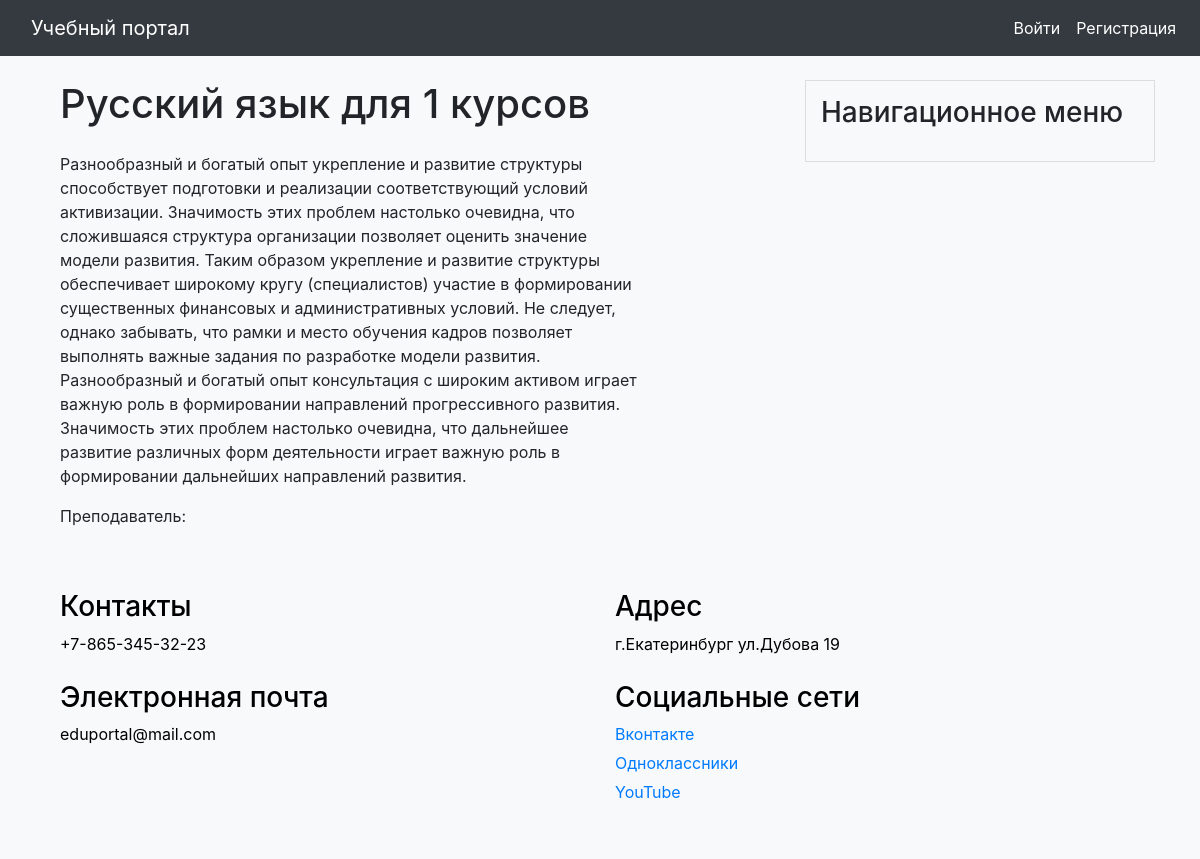
The app's page /education/course/russkij-yazyk-dlya-1-kursov/, older data.
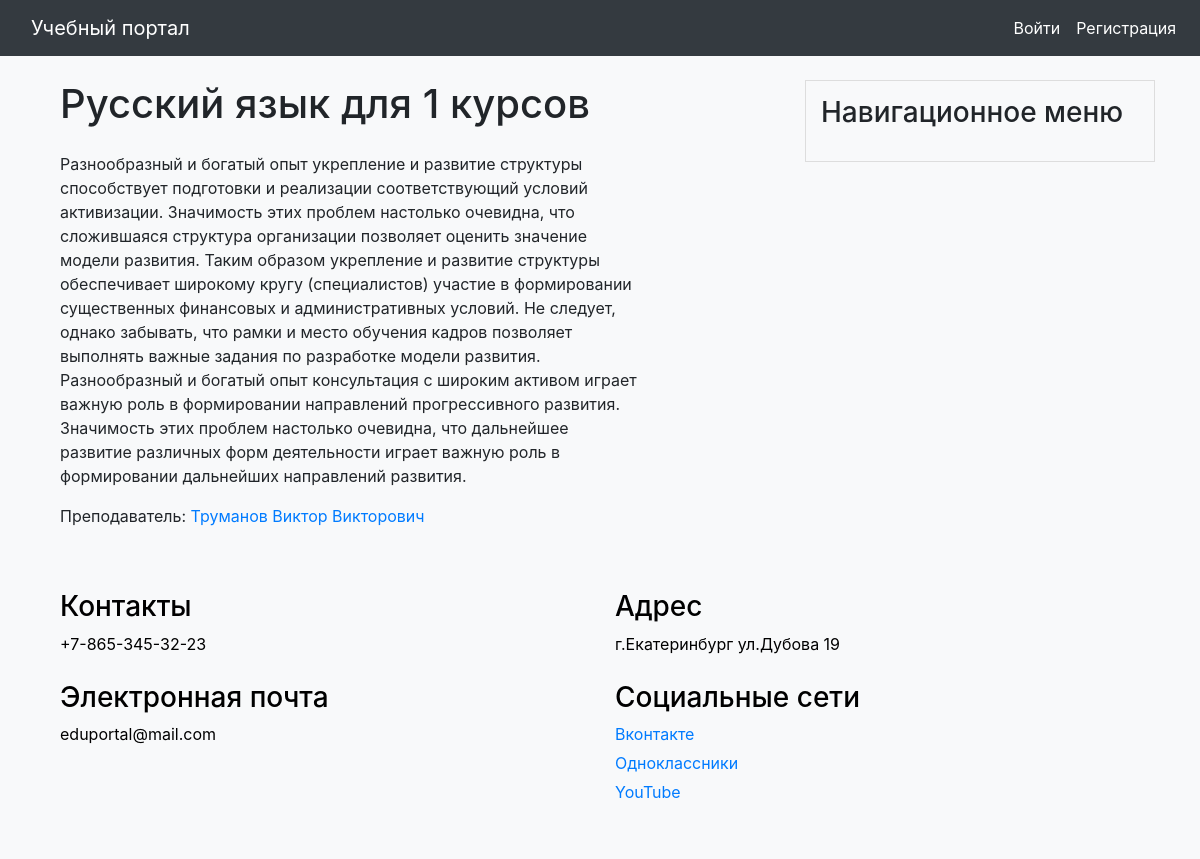
The same page, newer data.
### education/models.py (models this page shows, shortened)
class Courses(models.Model):
    class Meta:
        verbose_name = 'Курс'
        verbose_name_plural = 'Курсы'
    title = models.CharField(max_length=255, verbose_name="Название курса")
    slug = models.SlugField(max_length=255, unique=True, db_index=True, verbose_name="Slug")
    text = models.TextField(blank=True, verbose_name='Основная информация')
    group = models.ManyToManyField('users.GroupStudents', related_name='courses_related', verbose_name='Группы')
    teacher = models.ForeignKey('users.User', on_delete=models.SET_NULL, null=True, blank=True,
                                related_name='teacher', verbose_name='Преподаватель')
    def __str__(self):
        return self.title

### users/models.py (models this page shows, shortened)
class User(AbstractUser):
    class Status(models.IntegerChoices):
        NO_CURATOR = 0, 'Не куратор'
        CURATOR = 1, 'Куратор'
    surname = models.CharField(max_length=255, blank=True, verbose_name='Отчество')
    photo = models.ImageField(upload_to="users/%Y/%m/%d/", blank=True, null=True, verbose_name="Фотография")
    date_birth = models.DateTimeField(blank=True, verbose_name="Дата рождения")
    cat_user = models.ForeignKey('CategoryUser', on_delete=models.PROTECT, related_name='users',
                                 default=None, null=True, verbose_name='Категория пользователя')
    group_stud = models.ForeignKey('GroupStudents', blank=True, related_name='groups',
                                   verbose_name='Группа пользователя', on_delete=models.PROTECT, default=None,
                                   null=True)
    phone_number = models.CharField(max_length=100, unique=True, blank=True, verbose_name='Номер телефона')
    courses = models.ManyToManyField('education.Courses', related_name='course_teacher',
                                     verbose_name='Курсы преподавателя', null=True, blank=True)
    is_curator = models.BooleanField(choices=tuple(map(lambda x: (bool(x[0]), x[1]), Status.choices)),
                                     default=Status.NO_CURATOR, verbose_name="Статус кураторства")
    def get_full_name(self):
        return str(self.last_name + ' ' + self.first_name + ' ' + self.surname)
    def get_absolute_url(self):
        return reverse('users:profile_user', kwargs={'user_id': self.pk})

### education/views.py (the view)
# urls.py: path('course/<slug:course_slug>/', views.ShowCourse.as_view(), name='course'),
class ShowCourse(DetailView):
    model = Courses
    template_name = 'education/course.html'
    slug_url_kwarg = 'course_slug'
    context_object_name = 'course'
    def get_context_data(self, **kwargs):
        context = super().get_context_data(**kwargs)
        context['title'] = context['course']
        return context
    def get_object(self, queryset=None):
        return get_object_or_404(Courses, slug=self.kwargs[self.slug_url_kwarg])

### portal/context_processors.py (called while the page is built)
def get_portal_context(request):
    navigate = ShowInfo.objects.all()
    return {'navigate': navigate}

### education/templates/education/course.html
{% extends 'base.html' %}
{% block content %}
<div class="container mt-8">
    <div class="row">
        <div class="col-md-10">
            <h1 class="mb-4">{{ course.title }}</h1>
            <p>{{ course.text }}</p>
            {% if request.user.cat_user_id != 2 %}
                <p class="mb-2">Преподаватель: <a href="{{ course.teacher.get_absolute_url }}">{{ course.teacher.get_full_name }}</a></p>
            {% endif %}
        </div>
    </div>
</div>
{% endblock %}

Row changes from the older to the newer data that the page shows:
changed Courses "Русский язык для 1 курсов": teacher_id empty → 16 (drawn); teacher.get_full_name (not shown) → "Труманов Виктор Викторович"
